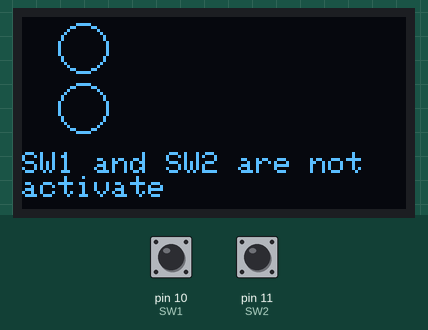
Simulated run of this sketch. Board: Arduino Uno, built with avr-gcc and run on an emulated ATmega328P. Parts: 128×64 one-colour display. The test bench sets the inputs (shaded band); at power-on: pin 10 (SW1) HIGH, pin 11 (SW2) HIGH. What the sketch prints to the serial monitor is not drawn.

Above: at 1.2 s.
1.3 s: pin 10 (SW1) pulled LOW for 0.15 s
At 1.43 s:
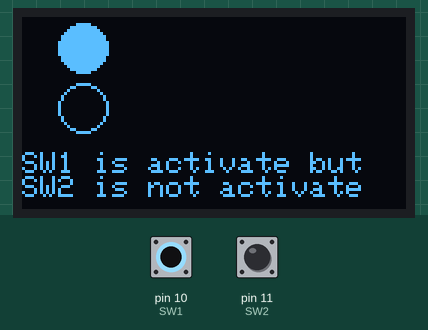
3.0 s: pin 11 (SW2) pulled LOW for 0.15 s
At 3.13 s:
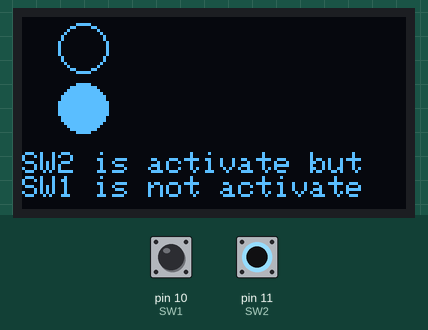
4.7 s: pin 11 (SW2) pulled LOW for 3.2 s
9.4 s: pin 10 (SW1) pulled LOW for 3.2 s
At 10.5 s:
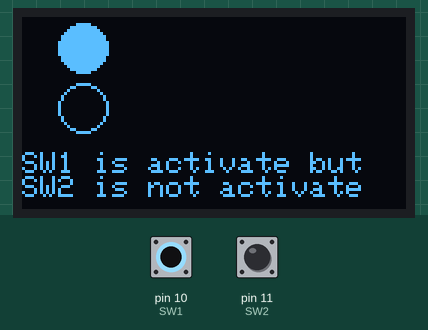
14.1 s: pin 10 (SW1) driven LOW and pin 11 (SW2) driven LOW
At 15.0 s:
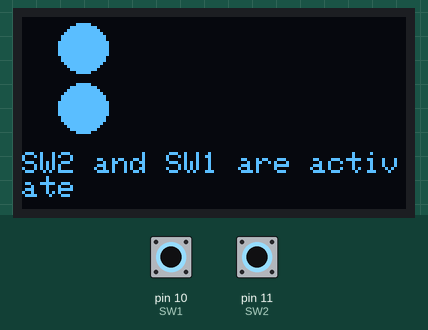
15.6 s: pin 10 (SW1) pulsed HIGH 2 times (0.12 s each, 0.3 s apart)
Timing chart, 0 to 18.6 s (numbered marks = the images above; inputs shaded):
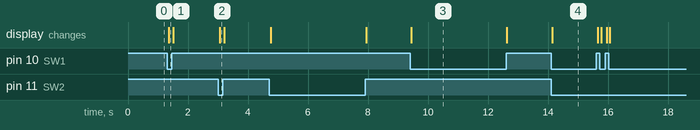

The sketch:

Lab7-exc1.ino
```cpp
#include <SPI.h>
#include <Wire.h>
#include <Adafruit_GFX.h>
#include <Adafruit_SSD1306.h>

#define SCREEN_WIDTH 128 // OLED display width, in pixels
#define SCREEN_HEIGHT 64 // OLED display height, in pixels
#define OLED_RESET -1
#define SW1 10
#define SW2 11
Adafruit_SSD1306 display(SCREEN_WIDTH, SCREEN_HEIGHT, &Wire, OLED_RESET);

void setup() {
  pinMode(SW1, INPUT_PULLUP);
  pinMode(SW2, INPUT_PULLUP);
  Serial.begin(9600);
  display.begin(SSD1306_SWITCHCAPVCC, 0x3c); //initialize I2C addr 0x3c
  display.clearDisplay();
}

void loop() {
  int b1 = digitalRead(SW1);
  int b2 = digitalRead(SW2);
  if(b1 == 1 && b2 == 1){
    display.clearDisplay();
    display.drawCircle(20, 10, 8, WHITE);
    display.drawCircle(20, 30, 8, WHITE);
    display.setTextSize(1);
    display.setTextColor(WHITE);
    display.setCursor(0,45);
    display.println("SW1 and SW2 are not");
    display.println("activate");
    display.display();
  }
  else if(b1 == 1 && b2 == 0){
    display.clearDisplay();
    display.drawCircle(20, 10, 8, WHITE);
    display.fillCircle(20, 30, 8, WHITE);
    display.setTextSize(1);
    display.setTextColor(WHITE);
    display.setCursor(0,45);
    display.println("SW2 is activate but");
    display.println("SW1 is not activate");
    display.display();
  }
  else if(b1 == 0 && b2 == 1){
    display.clearDisplay();
    display.fillCircle(20, 10, 8, WHITE);
    display.drawCircle(20, 30, 8, WHITE);
    display.setTextSize(1);
    display.setTextColor(WHITE);
    display.setCursor(0,45);
    display.println("SW1 is activate but");
    display.println("SW2 is not activate");
    display.display();
  }
  else{
    display.clearDisplay();
    display.fillCircle(20, 10, 8, WHITE);
    display.fillCircle(20, 30, 8, WHITE);
    display.setTextSize(1);
    display.setTextColor(WHITE);
    display.setCursor(0,45);
    display.println("SW2 and SW1 are activate");
    display.display();
  }
  Serial.print(b1);
  Serial.print(" ");
  Serial.println(b2);
}
```

Measured:
- after the input at 1.3 s, the display: changes after 0.05 s (image 1)
- after the input at 3.0 s, the display: changes after 0.05 s (image 2)
- after the input at 9.4 s, the display: changes after 0.05 s (image 3)
- after the input at 14.1 s, the display: changes at once (image 4)
